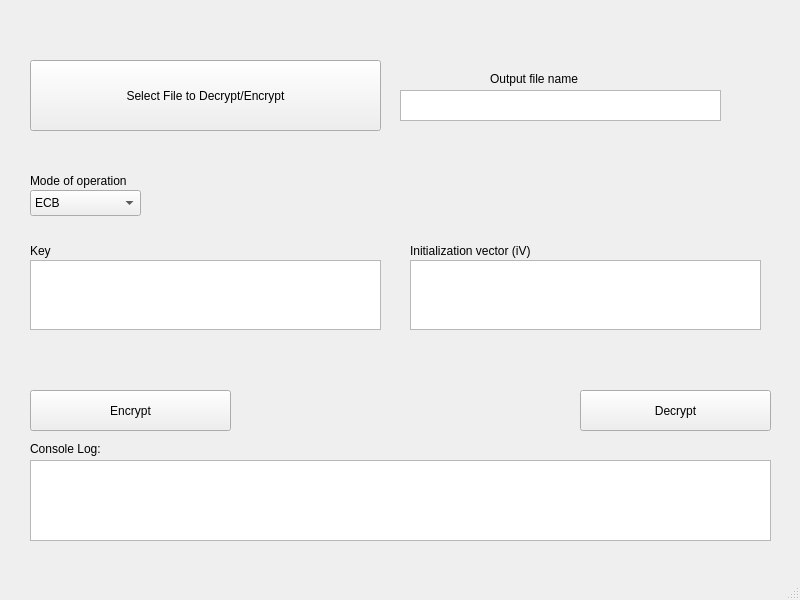
<?xml version="1.0" encoding="UTF-8"?>
<ui version="4.0">
 <class>operationModeLabel</class>
 <widget class="QMainWindow" name="operationModeLabel">
  <property name="geometry">
   <rect>
    <x>0</x>
    <y>0</y>
    <width>800</width>
    <height>600</height>
   </rect>
  </property>
  <property name="windowTitle">
   <string>MainWindow</string>
  </property>
  <widget class="QWidget" name="centralwidget">
   <widget class="QPushButton" name="encryptButton">
    <property name="geometry">
     <rect>
      <x>30</x>
      <y>390</y>
      <width>201</width>
      <height>41</height>
     </rect>
    </property>
    <property name="text">
     <string>Encrypt</string>
    </property>
   </widget>
   <widget class="QPushButton" name="decryptButton">
    <property name="geometry">
     <rect>
      <x>580</x>
      <y>390</y>
      <width>191</width>
      <height>41</height>
     </rect>
    </property>
    <property name="text">
     <string>Decrypt</string>
    </property>
   </widget>
   <widget class="QPushButton" name="fileSelectorButton">
    <property name="geometry">
     <rect>
      <x>30</x>
      <y>60</y>
      <width>351</width>
      <height>71</height>
     </rect>
    </property>
    <property name="text">
     <string>Select File to Decrypt/Encrypt</string>
    </property>
   </widget>
   <widget class="QLabel" name="fileSelectTextLabel">
    <property name="geometry">
     <rect>
      <x>30</x>
      <y>130</y>
      <width>351</width>
      <height>31</height>
     </rect>
    </property>
    <property name="text">
     <string/>
    </property>
    <property name="alignment">
     <set>Qt::AlignRight|Qt::AlignTrailing|Qt::AlignVCenter</set>
    </property>
   </widget>
   <widget class="QLabel" name="label">
    <property name="geometry">
     <rect>
      <x>30</x>
      <y>440</y>
      <width>121</width>
      <height>18</height>
     </rect>
    </property>
    <property name="text">
     <string>Console Log:</string>
    </property>
   </widget>
   <widget class="QComboBox" name="operationModeComboBox">
    <property name="geometry">
     <rect>
      <x>30</x>
      <y>190</y>
      <width>111</width>
      <height>26</height>
     </rect>
    </property>
    <item>
     <property name="text">
      <string>ECB</string>
     </property>
    </item>
    <item>
     <property name="text">
      <string>CBC</string>
     </property>
    </item>
   </widget>
   <widget class="QLabel" name="fileSelectTextLabel_2">
    <property name="geometry">
     <rect>
      <x>30</x>
      <y>170</y>
      <width>141</width>
      <height>21</height>
     </rect>
    </property>
    <property name="text">
     <string>Mode of operation</string>
    </property>
   </widget>
   <widget class="QTextEdit" name="keyInputField">
    <property name="geometry">
     <rect>
      <x>30</x>
      <y>260</y>
      <width>351</width>
      <height>70</height>
     </rect>
    </property>
   </widget>
   <widget class="QLabel" name="keyLabel">
    <property name="geometry">
     <rect>
      <x>30</x>
      <y>240</y>
      <width>141</width>
      <height>21</height>
     </rect>
    </property>
    <property name="text">
     <string>Key</string>
    </property>
   </widget>
   <widget class="QTextEdit" name="ivInputField">
    <property name="geometry">
     <rect>
      <x>410</x>
      <y>260</y>
      <width>351</width>
      <height>70</height>
     </rect>
    </property>
   </widget>
   <widget class="QLabel" name="ivLabel">
    <property name="geometry">
     <rect>
      <x>410</x>
      <y>240</y>
      <width>161</width>
      <height>21</height>
     </rect>
    </property>
    <property name="text">
     <string>Initialization vector (iV)</string>
    </property>
   </widget>
   <widget class="QTextBrowser" name="statusMessageLabel">
    <property name="geometry">
     <rect>
      <x>30</x>
      <y>460</y>
      <width>741</width>
      <height>81</height>
     </rect>
    </property>
   </widget>
   <widget class="QLabel" name="outputFileNameLabel">
    <property name="geometry">
     <rect>
      <x>490</x>
      <y>70</y>
      <width>111</width>
      <height>18</height>
     </rect>
    </property>
    <property name="text">
     <string>Output file name</string>
    </property>
   </widget>
   <widget class="QPlainTextEdit" name="writeFileNameInput">
    <property name="geometry">
     <rect>
      <x>400</x>
      <y>90</y>
      <width>321</width>
      <height>31</height>
     </rect>
    </property>
   </widget>
  </widget>
  <widget class="QMenuBar" name="menubar">
   <property name="geometry">
    <rect>
     <x>0</x>
     <y>0</y>
     <width>800</width>
     <height>23</height>
    </rect>
   </property>
  </widget>
  <widget class="QStatusBar" name="statusbar"/>
 </widget>
 <resources/>
 <connections/>
</ui>
